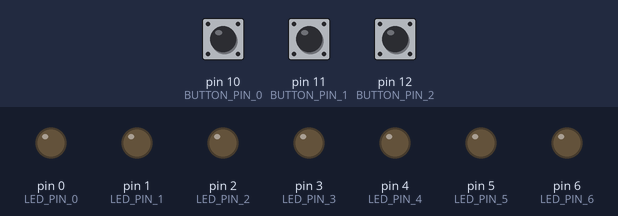
Bench run of a sketch on a simulated Arduino Uno, built with avr-gcc and run on an emulated ATmega328P. Parts: output pins drawn as LEDs (lit = HIGH). Dashed ring = blinking. The test bench sets the inputs (shaded band); at power-on: pin 10 (BUTTON_PIN_0) LOW, pin 11 (BUTTON_PIN_1) LOW, pin 12 (BUTTON_PIN_2) LOW.

Above: at 1.2 s.
1.3 s: pin 10 (BUTTON_PIN_0) pulled HIGH for 0.15 s
At 1.7 s:
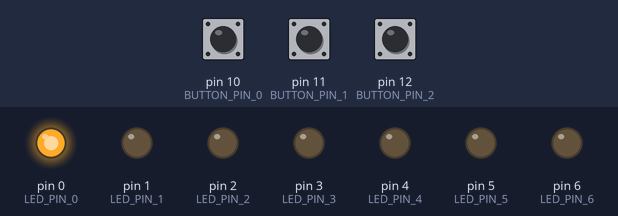
4.4 s: pin 11 (BUTTON_PIN_1) pulled HIGH for 1 s
At 5.67 s:
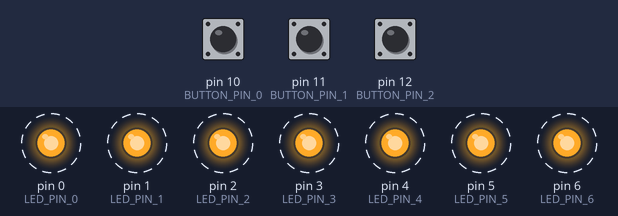
8.4 s: pin 11 (BUTTON_PIN_1) pulled HIGH for 0.15 s
At 9.27 s:
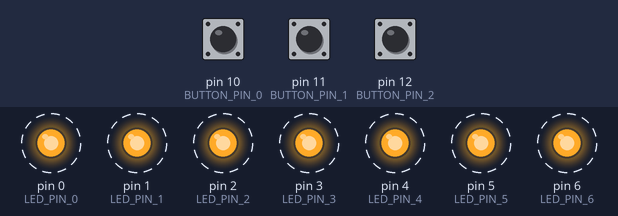
11.5 s: pin 11 (BUTTON_PIN_1) pulled HIGH for 3.2 s
Timing chart, 0 to 16.9 s (numbered marks = the images above; inputs shaded):
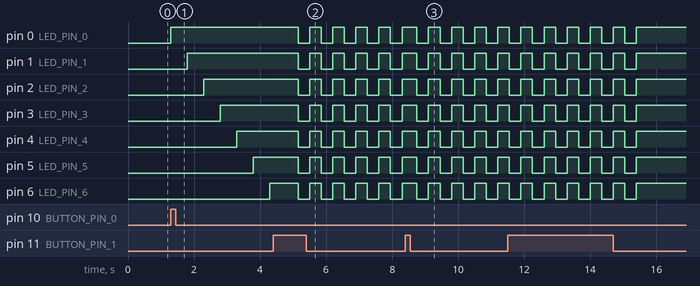

The sketch:

Lab_1_-_Arduino.ino
```cpp
// Pin Definitions
const int BUTTON_PIN_0 = 10;
const int BUTTON_PIN_1 = 11;
const int BUTTON_PIN_2 = 12;
const int LED_PIN_0 = 0;
const int LED_PIN_1 = 1;
const int LED_PIN_2 = 2;
const int LED_PIN_3 = 3;
const int LED_PIN_4 = 4;
const int LED_PIN_5 = 5;
const int LED_PIN_6 = 6;

// Button state variables
int buttonState0 = 0;
int buttonState1 = 0;
int buttonState2 = 0;

// Number of blink cycles based on string length
int blinkCycles = strlen("amir");  // "amir" = 4 characters

// Setup function - runs once at startup
void setup() {
  // Configure button pins as inputs
  pinMode(BUTTON_PIN_0, INPUT);
  pinMode(BUTTON_PIN_1, INPUT);
  pinMode(BUTTON_PIN_2, INPUT);

  // Configure LED pins as outputs
  pinMode(LED_PIN_0, OUTPUT);
  pinMode(LED_PIN_1, OUTPUT);
  pinMode(LED_PIN_2, OUTPUT);
  pinMode(LED_PIN_3, OUTPUT);
  pinMode(LED_PIN_4, OUTPUT);
  pinMode(LED_PIN_5, OUTPUT);
  pinMode(LED_PIN_6, OUTPUT);
}

// Main loop function - runs continuously
void loop() {
  // Read current state of all buttons
  buttonState0 = digitalRead(BUTTON_PIN_0);
  buttonState1 = digitalRead(BUTTON_PIN_1);
  buttonState2 = digitalRead(BUTTON_PIN_2);

  // Handle button 0 press: Sequential LED activation
  if (buttonState0 == HIGH) {
    sequentialLedActivation();
  }
  // Handle button 1 press: Blink all LEDs multiple times
  else if (buttonState1 == HIGH) {
    blinkAllLeds(blinkCycles);
  }
  // Handle button 2 press: Turn off all LEDs
  else if (buttonState2 == HIGH) {
    turnOffAllLeds();
  }
}

// Sequentially activates each LED with 1-second delays
void sequentialLedActivation() {
  digitalWrite(LED_PIN_0, HIGH);
  delay(500);
  digitalWrite(LED_PIN_1, HIGH);
  delay(500);
  digitalWrite(LED_PIN_2, HIGH);
  delay(500);
  digitalWrite(LED_PIN_3, HIGH);
  delay(500);
  digitalWrite(LED_PIN_4, HIGH);
  delay(500);
  digitalWrite(LED_PIN_5, HIGH);
  delay(500);
  digitalWrite(LED_PIN_6, HIGH);
  delay(500);
}

// Blinks all LEDs for specified number of cycles
void blinkAllLeds(int cycles) {
  while (cycles >= 0) {
    // Turn all LEDs on
    setAllLeds(HIGH);
    delay(350);

    // Turn all LEDs off
    setAllLeds(LOW);
    delay(350);

    cycles--;
  }

  // Leave all LEDs on after final cycle
  setAllLeds(HIGH);
}

// Turns all LEDs off
void turnOffAllLeds() {
  setAllLeds(LOW);
}

// Helper function to set all LEDs to specified state
void setAllLeds(int state) {
  digitalWrite(LED_PIN_0, state);
  digitalWrite(LED_PIN_1, state);
  digitalWrite(LED_PIN_2, state);
  digitalWrite(LED_PIN_3, state);
  digitalWrite(LED_PIN_4, state);
  digitalWrite(LED_PIN_5, state);
  digitalWrite(LED_PIN_6, state);
}
```

Measured:
- after the input at 1.3 s, pin 0 (LED_PIN_0): LOW → HIGH at once; pin 1 (LED_PIN_1): LOW → HIGH after 0.50 s; pin 2 (LED_PIN_2): LOW → HIGH after 1.0 s; pin 3 (LED_PIN_3): LOW → HIGH after 1.5 s; pin 4 (LED_PIN_4): LOW → HIGH after 2.0 s
- after the input at 4.4 s, pin 0 (LED_PIN_0), pin 1 (LED_PIN_1), pin 2 (LED_PIN_2), pin 3 (LED_PIN_3), pin 4 (LED_PIN_4), pin 5 (LED_PIN_5), pin 6 (LED_PIN_6): alternates HIGH for 0.35 s and LOW for 0.35 s, starting after 0.75 s
- after the input at 8.4 s, pin 0 (LED_PIN_0), pin 1 (LED_PIN_1), pin 2 (LED_PIN_2), pin 3 (LED_PIN_3), pin 4 (LED_PIN_4), pin 5 (LED_PIN_5), pin 6 (LED_PIN_6): alternates HIGH for 0.35 s and LOW for 0.35 s, starting after 0.35 s
